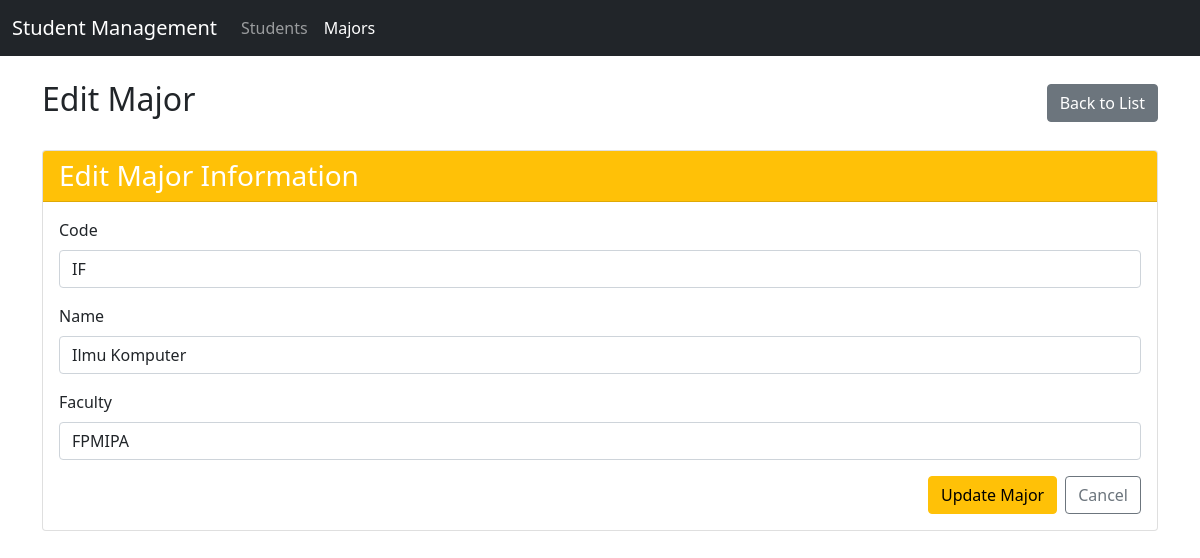
Page /tp_mvc/index.php?page=majors&action=edit&id=1 on the committed database.
### tables this page shows
CREATE TABLE `majors` (
  `id` int(11) NOT NULL,
  `code` varchar(10) NOT NULL,
  `name` varchar(100) NOT NULL,
  `faculty` varchar(100) NOT NULL
);

### tp_mvc/controllers/MajorController.php (called while the page is built, shortened)
<?php
require_once "models/Major.php";
class MajorController
{
    private $majorModel;
    public function __construct()
    {
        $this->majorModel = new Major();
    }
    public function edit($id)
    {
        $major = $this->majorModel->getById($id);
        require_once "views/majors/edit.php";
    }
}

### tp_mvc/config/connection.php (called while the page is built, shortened)
<?php
class Connection
{
    private $servername = "localhost";
    private $username = "root";
    private $password = "";
    private $db_name = "tp_mvc";
    public $conn;
    public function __construct()
    {
        $this->conn = new mysqli($this->servername, $this->username, $this->password, $this->db_name);
    }
    public function getConnection()
    {
        return $this->conn;
    }
}

### tp_mvc/models/Major.php (called while the page is built, shortened)
<?php
require_once "config/connection.php";
class Major
{
    private $conn;
    public function __construct()
    {
        $connection = new Connection();
        $this->conn = $connection->getConnection();
    }
    public function getById($id)
    {
        $sql = "SELECT * FROM majors WHERE id = ?";
        $stmt = $this->conn->prepare($sql);
        $stmt->bind_param("i", $id);
        $stmt->execute();
        $result = $stmt->get_result();
        if ($result->num_rows > 0) {
            return $result->fetch_assoc();
        } else {
            return null;
        }
    }
}

### tp_mvc/views/majors/edit.php (the view, shortened to what this page needs)
<?php require_once "views/templates/header.php"; ?>
<div class="d-flex justify-content-between align-items-center mb-4">
    <h2>Edit Major</h2>
    <a href="index.php?page=majors" class="btn btn-secondary">Back to List</a>
</div>
<div class="card">
    <div class="card-header bg-warning text-white">
        <h3 class="card-title mb-0">Edit Major Information</h3>
    </div>
    <div class="card-body">
        <form method="post" action="index.php?page=majors&action=edit&id=<?= $major['id'] ?>">
            <div class="mb-3">
                <label for="code" class="form-label">Code</label>
                <input type="text" class="form-control" id="code" name="code" value="<?= $major['code'] ?>" required>
            </div>
            <div class="mb-3">
                <label for="name" class="form-label">Name</label>
                <input type="text" class="form-control" id="name" name="name" value="<?= $major['name'] ?>" required>
            </div>
            <div class="mb-3">
                <label for="faculty" class="form-label">Faculty</label>
                <input type="text" class="form-control" id="faculty" name="faculty" value="<?= $major['faculty'] ?>" required>
            </div>
            <div class="d-grid gap-2 d-md-flex justify-content-md-end">
                <button type="submit" name="submit" class="btn btn-warning">Update Major</button>
                <a href="index.php?page=majors" class="btn btn-outline-secondary">Cancel</a>
            </div>
        </form>
    </div>
</div>
<?php require_once "views/templates/footer.php"; ?>

### rows in the picture
majors: code "IF", name "Ilmu Komputer", faculty "FPMIPA"
